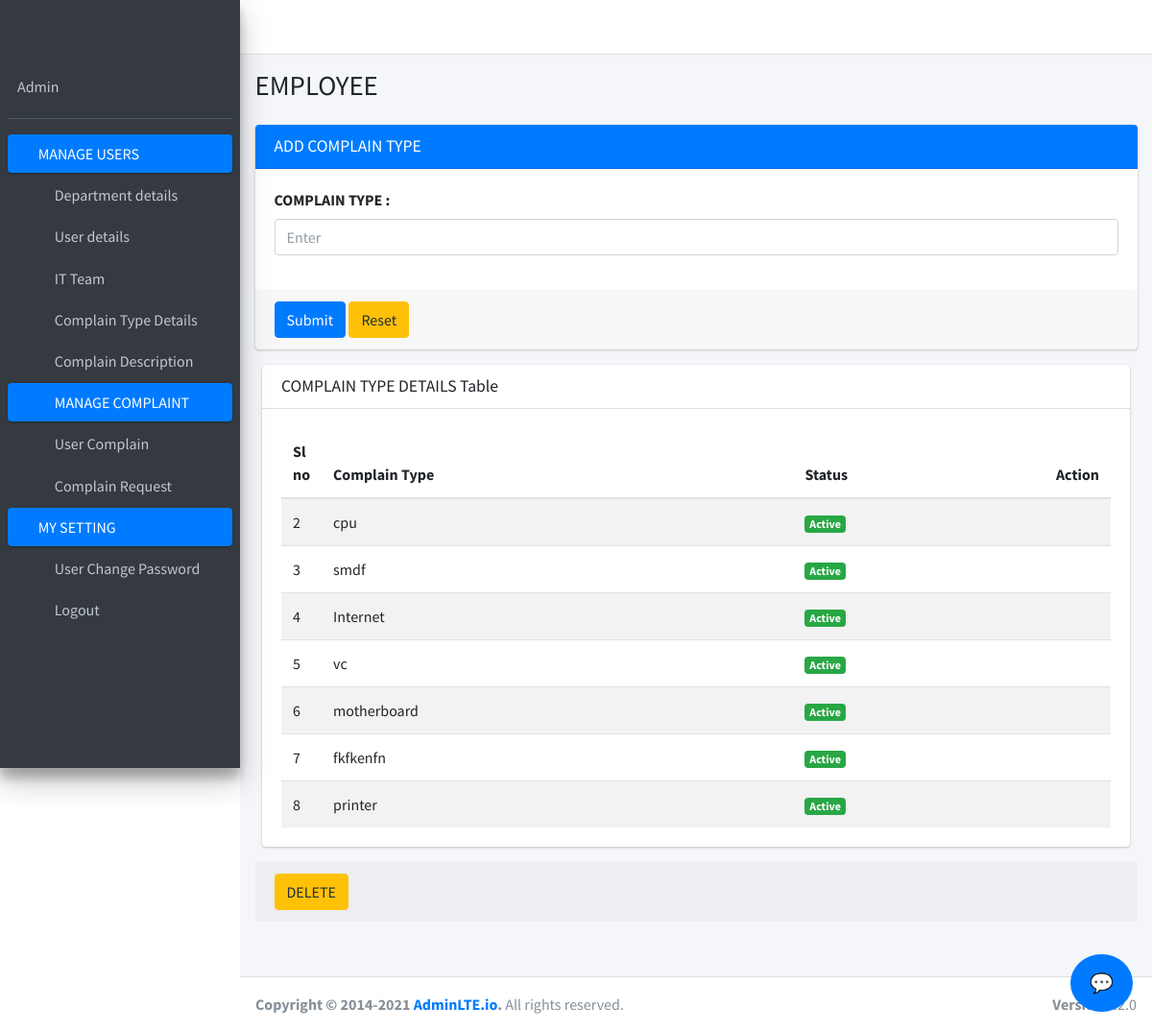
The app's page /add_complain_type/ with its own data.
### admin_support/models.py (models this page shows, shortened)
class ComplaintType(models.Model):
    STATUS_CHOICES = (
        ('Active', 'Active'),
        ('Inactive', 'Inactive'),
    )
    complain_id = models.AutoField(primary_key=True)
    complain = models.CharField(max_length=100, null=True, blank=True)
    status = models.CharField(max_length=10, choices=STATUS_CHOICES, default='Active', null=True, blank=True)

### admin_support/views.py (the view)
# urls.py: path('add_complain_type/', views.add_complain_type, name='add_complain_type'),
def add_complain_type(request):
    context = ({
         'complaints': ComplaintType.objects.all()
     })
    return render(request, 'add_complain_type.html', context)

### admin_support/templates/add_complain_type.html (shortened to what this page needs)
{% load static %}
<!DOCTYPE html>
<html lang="en">
<head>
  {% include 'link.html' %}
</head>
<body class="hold-transition light-mode sidebar-mini layout-fixed layout-navbar-fixed layout-footer-fixed">
<div class="wrapper">
{% include 'base.html' %}
<div class="content-wrapper">
  <div class="content-header">
    <div class="container-fluid">
      <div class="row mb-2">
        <div class="col-sm-6">
          <h1 class="m-0">EMPLOYEE</h1>
        </div>
      </div>
    </div>
  </div>
  <section class="content">
    <div class="container-fluid">
      <div class="row">
        <div class="col-md-12">
          <div class="card card-primary">
            <div class="card-header">
              <h3 class="card-title">ADD COMPLAIN TYPE
              </h3>
            </div>
            <form method="post" action="{% url 'insert_complain_type' %}">
              <div class="card-body">
                <div class="row">
                  <div class="col-md-12">
                    <div class="form-group">
                      <label for="exampleInputEmail1">COMPLAIN TYPE :</label>
                      <input type="text" class="form-control" id="name" name="name" placeholder="Enter " required>
                    </div>
                  </div>
                </div>
              </div>
              <div class="card-footer">
                <input type="submit" class="btn btn-primary" name="submit" id="submit" value="Submit">
                <button type="reset" class="btn btn-warning">Reset</button>
              </div>
            </form>
          </div>
         <section class="content">
      <div class="container-fluid">
        <div class="row">
          <div class="col-md-12">
            <div class="card">
              <div class="card-header">
                <h3 class="card-title">COMPLAIN TYPE DETAILS Table</h3>
              </div>
              <div class="card-body">
                <table class="table table-striped">
                  <thead>
                    <tr>
                      <th style="width: 10px">Sl no</th>
                      <th>Complain Type</th>
                      <th>Status</th>
                      <th style="width: 40px">Action</th>
                    </tr>
                  </thead>
                 <tbody>
                    {% for com in complaints %}
                    <tr>
                        <td>{{ com.complain_id }}</td>
                        <td>{{ com.complain }}</td>
                        <td>
                          {% if com.status == 'Active' %}
                            <span class="badge bg-success">Active</span>
                          {% else %}
                            <span class="badge bg-danger">Inactive</span>
                          {% endif %}
                        </td>
                        <td>
                          <a href="{% url 'edit_complain_type' com.complain_id%}"><i class="fa fa-edit"></i></a>
                          <a href="{% url 'delete_complain_type' com.complain_id%}"><i class="fa fa-trash"></i></a>
                        </td>
                      </tr>
                    {% endfor %}
                  </tbody>
                </table>
              </div>
            </div></div></div></div></section>
            <div class="card-footer">
                <button type="Delete" class="btn btn-warning">DELETE</button>
              </div>
      </div>
        </div>
    </div>
  </section>
</div>
</div>
 {% include 'footer.html' %}
{% include 'scriptfile.html' %}
<div id="chat-btn">💬</div>
</body>
</html>

### admin_support/templates/add_complain_type.html (style rules this page uses)
#chat-btn { position: fixed; bottom: 20px; right: 20px; background: #007bff; color: white; padding: 15px 20px; border-radius: 50%; cursor: pointer; font-size: 20px; z-index: 9999; }

### records on screen
ComplaintType: complain_id "2", complain "cpu", status "Active"
ComplaintType: complain_id "3", complain "smdf", status "Active"
ComplaintType: complain_id "4", complain "Internet", status "Active"
ComplaintType: complain_id "5", complain "vc", status "Active"
ComplaintType: complain_id "6", complain "motherboard", status "Active"
ComplaintType: complain_id "7", complain "fkfkenfn", status "Active"
ComplaintType: complain_id "8", complain "printer", status "Active"
